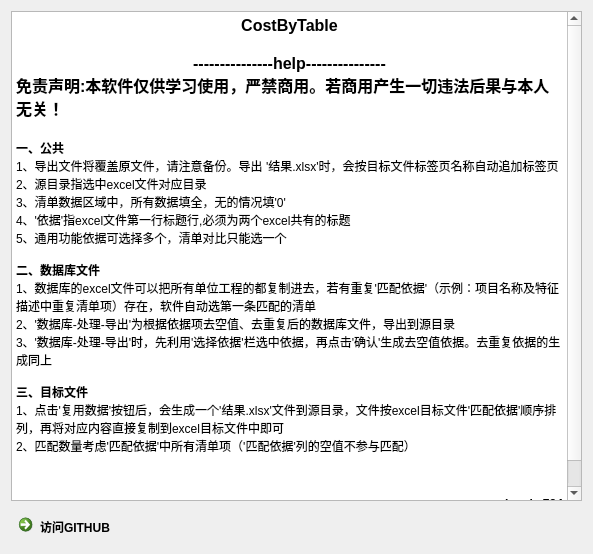
<?xml version="1.0" encoding="UTF-8"?>
<ui version="4.0">
 <class>Form</class>
 <widget class="QWidget" name="Form">
  <property name="geometry">
   <rect>
    <x>0</x>
    <y>0</y>
    <width>593</width>
    <height>554</height>
   </rect>
  </property>
  <property name="windowTitle">
   <string>help</string>
  </property>
  <layout class="QVBoxLayout" name="verticalLayout_2">
   <item>
    <layout class="QVBoxLayout" name="verticalLayout">
     <item>
      <widget class="QTextBrowser" name="textBrowser">
       <property name="html">
        <string>&lt;!DOCTYPE HTML PUBLIC &quot;-//W3C//DTD HTML 4.0//EN&quot; &quot;http://www.w3.org/TR/REC-html40/strict.dtd&quot;&gt;
&lt;html&gt;&lt;head&gt;&lt;meta name=&quot;qrichtext&quot; content=&quot;1&quot; /&gt;&lt;style type=&quot;text/css&quot;&gt;
p, li { white-space: pre-wrap; }
&lt;/style&gt;&lt;/head&gt;&lt;body style=&quot; font-family:'SimSun'; font-size:9pt; font-weight:400; font-style:normal;&quot;&gt;
&lt;p align=&quot;center&quot; style=&quot; margin-top:0px; margin-bottom:0px; margin-left:0px; margin-right:0px; -qt-block-indent:0; text-indent:0px;&quot;&gt;&lt;span style=&quot; font-size:12pt; font-weight:600;&quot;&gt;CostByTable&lt;/span&gt;&lt;/p&gt;
&lt;p align=&quot;center&quot; style=&quot;-qt-paragraph-type:empty; margin-top:0px; margin-bottom:0px; margin-left:0px; margin-right:0px; -qt-block-indent:0; text-indent:0px; font-size:12pt;&quot;&gt;&lt;br /&gt;&lt;/p&gt;
&lt;p align=&quot;center&quot; style=&quot; margin-top:0px; margin-bottom:0px; margin-left:0px; margin-right:0px; -qt-block-indent:0; text-indent:0px;&quot;&gt;&lt;span style=&quot; font-size:12pt; font-weight:600;&quot;&gt;---------------help---------------&lt;/span&gt;&lt;/p&gt;
&lt;p style=&quot; margin-top:0px; margin-bottom:0px; margin-left:0px; margin-right:0px; -qt-block-indent:0; text-indent:0px;&quot;&gt;&lt;span style=&quot; font-size:12pt; font-weight:600;&quot;&gt;免责声明:本软件仅供学习使用，严禁商用。若商用产生一切违法后果与本人无关！&lt;/span&gt;&lt;/p&gt;
&lt;p style=&quot;-qt-paragraph-type:empty; margin-top:0px; margin-bottom:0px; margin-left:0px; margin-right:0px; -qt-block-indent:0; text-indent:0px; font-size:12pt; font-weight:600;&quot;&gt;&lt;br /&gt;&lt;/p&gt;
&lt;p style=&quot; margin-top:0px; margin-bottom:0px; margin-left:0px; margin-right:0px; -qt-block-indent:0; text-indent:0px;&quot;&gt;&lt;span style=&quot; font-family:'宋体'; font-weight:600;&quot;&gt;一、公共&lt;/span&gt;&lt;/p&gt;
&lt;p style=&quot; margin-top:0px; margin-bottom:0px; margin-left:0px; margin-right:0px; -qt-block-indent:0; text-indent:0px;&quot;&gt;&lt;span style=&quot; font-family:'宋体';&quot;&gt;1、导出文件将覆盖原文件，请注意备份。导出&lt;/span&gt; &lt;span style=&quot; font-family:'宋体';&quot;&gt;'结果.xlsx'时，会按目标文件标签页名称自动追加标签页&lt;/span&gt;&lt;/p&gt;
&lt;p style=&quot; margin-top:0px; margin-bottom:0px; margin-left:0px; margin-right:0px; -qt-block-indent:0; text-indent:0px;&quot;&gt;2、源目录指选中excel文件对应目录&lt;/p&gt;
&lt;p style=&quot; margin-top:0px; margin-bottom:0px; margin-left:0px; margin-right:0px; -qt-block-indent:0; text-indent:0px;&quot;&gt;&lt;span style=&quot; font-family:'宋体';&quot;&gt;3、清单数据区域中，所有数据填全，无的情况填'0'&lt;/span&gt;&lt;/p&gt;
&lt;p style=&quot; margin-top:0px; margin-bottom:0px; margin-left:0px; margin-right:0px; -qt-block-indent:0; text-indent:0px;&quot;&gt;4、'依据'指excel文件第一行标题行,必须为两个excel共有的标题&lt;/p&gt;
&lt;p style=&quot; margin-top:0px; margin-bottom:0px; margin-left:0px; margin-right:0px; -qt-block-indent:0; text-indent:0px;&quot;&gt;5、通用功能依据可选择多个，清单对比只能选一个&lt;/p&gt;
&lt;p style=&quot;-qt-paragraph-type:empty; margin-top:0px; margin-bottom:0px; margin-left:0px; margin-right:0px; -qt-block-indent:0; text-indent:0px;&quot;&gt;&lt;br /&gt;&lt;/p&gt;
&lt;p style=&quot; margin-top:0px; margin-bottom:0px; margin-left:0px; margin-right:0px; -qt-block-indent:0; text-indent:0px;&quot;&gt;&lt;span style=&quot; font-family:'宋体'; font-weight:600;&quot;&gt;二、数据库文件&lt;/span&gt;&lt;/p&gt;
&lt;p style=&quot; margin-top:0px; margin-bottom:0px; margin-left:0px; margin-right:0px; -qt-block-indent:0; text-indent:0px;&quot;&gt;&lt;span style=&quot; font-family:'宋体';&quot;&gt;1、数据库的excel文件可以把所有单位工程的都复制进去，若有重复'匹配依据'（示例：项目名称及特征描述中重复清单项）存在，软件自动选第一条匹配的清单&lt;/span&gt; &lt;/p&gt;
&lt;p style=&quot; margin-top:0px; margin-bottom:0px; margin-left:0px; margin-right:0px; -qt-block-indent:0; text-indent:0px;&quot;&gt;&lt;span style=&quot; font-family:'宋体';&quot;&gt;2、'数据库-处理-导出'为根据依据项去空值、去重复后的数据库文件，导出到源目录&lt;/span&gt; &lt;/p&gt;
&lt;p style=&quot; margin-top:0px; margin-bottom:0px; margin-left:0px; margin-right:0px; -qt-block-indent:0; text-indent:0px;&quot;&gt;&lt;span style=&quot; font-family:'宋体';&quot;&gt;3、'数据库-处理-导出'时，先利用'选择依据'栏选中依据，再点击'确认'生成去空值依据。去重复依据的生成同上&lt;/span&gt;&lt;/p&gt;
&lt;p style=&quot;-qt-paragraph-type:empty; margin-top:0px; margin-bottom:0px; margin-left:0px; margin-right:0px; -qt-block-indent:0; text-indent:0px; font-family:'宋体';&quot;&gt;&lt;br /&gt;&lt;/p&gt;
&lt;p style=&quot; margin-top:0px; margin-bottom:0px; margin-left:0px; margin-right:0px; -qt-block-indent:0; text-indent:0px;&quot;&gt;&lt;span style=&quot; font-family:'宋体'; font-weight:600;&quot;&gt;三、目标文件&lt;/span&gt;&lt;/p&gt;
&lt;p style=&quot; margin-top:0px; margin-bottom:0px; margin-left:0px; margin-right:0px; -qt-block-indent:0; text-indent:0px;&quot;&gt;1&lt;span style=&quot; font-family:'宋体';&quot;&gt;、点击'复用数据'按钮后，会生成一个'结果.xlsx'文件到源目录，文件按excel目标文件'匹配依据'顺序排列，再将对应内容直接复制到excel目标文件中即可&lt;/span&gt; &lt;/p&gt;
&lt;p style=&quot; margin-top:0px; margin-bottom:0px; margin-left:0px; margin-right:0px; -qt-block-indent:0; text-indent:0px;&quot;&gt;&lt;span style=&quot; font-family:'宋体';&quot;&gt;2、匹配数量考虑'匹配依据'中所有清单项（'匹配依据'列的空值不参与匹配）&lt;/span&gt;&lt;/p&gt;
&lt;p style=&quot;-qt-paragraph-type:empty; margin-top:0px; margin-bottom:0px; margin-left:0px; margin-right:0px; -qt-block-indent:0; text-indent:0px;&quot;&gt;&lt;br /&gt;&lt;/p&gt;
&lt;p style=&quot;-qt-paragraph-type:empty; margin-top:0px; margin-bottom:0px; margin-left:0px; margin-right:0px; -qt-block-indent:0; text-indent:0px;&quot;&gt;&lt;br /&gt;&lt;/p&gt;
&lt;p style=&quot;-qt-paragraph-type:empty; margin-top:0px; margin-bottom:0px; margin-left:0px; margin-right:0px; -qt-block-indent:0; text-indent:0px;&quot;&gt;&lt;br /&gt;&lt;/p&gt;
&lt;p align=&quot;right&quot; style=&quot; margin-top:0px; margin-bottom:0px; margin-left:0px; margin-right:0px; -qt-block-indent:0; text-indent:0px;&quot;&gt;&lt;span style=&quot; font-weight:600;&quot;&gt;by qhz734&lt;/span&gt;&lt;/p&gt;
&lt;p align=&quot;right&quot; style=&quot; margin-top:0px; margin-bottom:0px; margin-left:0px; margin-right:0px; -qt-block-indent:0; text-indent:0px;&quot;&gt;&lt;span style=&quot; font-weight:600;&quot;&gt;20220910&lt;/span&gt;&lt;/p&gt;&lt;/body&gt;&lt;/html&gt;</string>
       </property>
      </widget>
     </item>
     <item>
      <widget class="QCommandLinkButton" name="commandLinkButton">
       <property name="text">
        <string>访问GITHUB</string>
       </property>
      </widget>
     </item>
    </layout>
   </item>
  </layout>
 </widget>
 <resources/>
 <connections/>
</ui>
